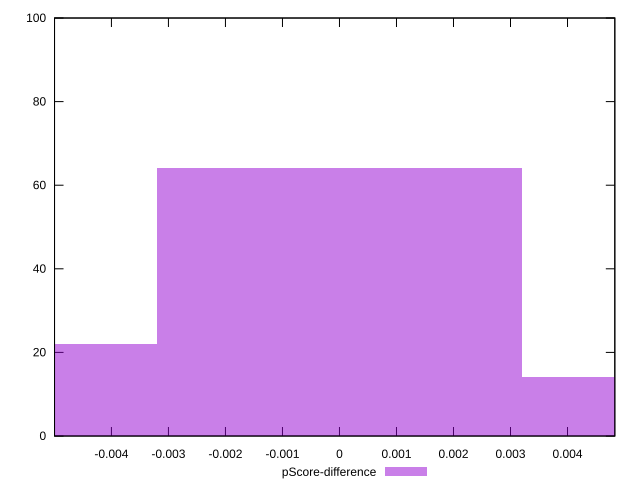

Generate this figure with gnuplot:
reset

$pScoreDifference <<EOF
0 64
-0.0064077325540152705 22
0.0064077325540152705 14
EOF

set key outside below
set boxwidth 0.0064077325540152705
set xrange [-0.004997895994644952:0.004829760167013825]
set yrange [0:100]
set trange [0:100]
set style fill transparent solid 0.5 noborder
set terminal svg size 640, 490 enhanced background rgb 'white'
set output "report_00015_2021-02-09T16-11-33.973Z/first-cpu-idle/samples/pages+cached/pScore-difference/histogram.svg"

plot $pScoreDifference title "pScore-difference" with boxes

reset
